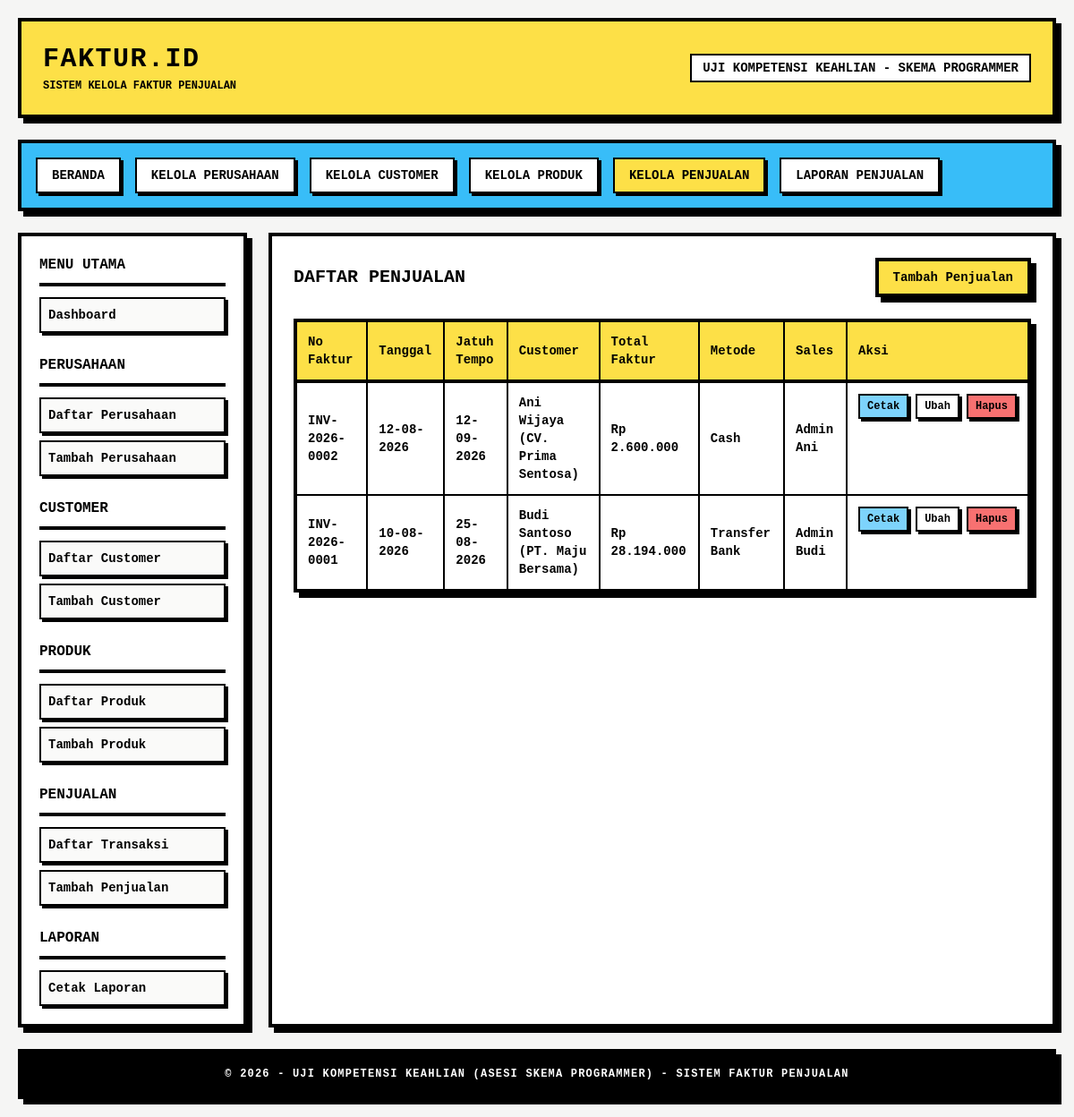
The app's page /index.php?page=penjualan with its own data.
### tables this page shows
CREATE TABLE IF NOT EXISTS `faktur` (
  `no_faktur` VARCHAR(50) PRIMARY KEY,
  `tgl_faktur` DATE NOT NULL,
  `due_date` DATE NOT NULL,
  `metode_bayar` VARCHAR(50) NOT NULL,
  `ppn` DECIMAL(5,2) DEFAULT 0.00,
  `dp` DECIMAL(12,2) DEFAULT 0.00,
  `grand_total` DECIMAL(12,2) NOT NULL,
  `user` VARCHAR(100) NOT NULL,
  `id_customer` INT NOT NULL,
  `id_perusahaan` INT NOT NULL,
  FOREIGN KEY (`id_customer`) REFERENCES `customer`(`id_customer`) ON DELETE CASCADE,
  FOREIGN KEY (`id_perusahaan`) REFERENCES `perusahaan`(`id_perusahaan`) ON DELETE CASCADE
);

CREATE TABLE IF NOT EXISTS `customer` (
  `id_customer` INT AUTO_INCREMENT PRIMARY KEY,
  `nama_customer` VARCHAR(150) NOT NULL,
  `perusahaan_cust` VARCHAR(150) NOT NULL,
  `alamat` TEXT NOT NULL
);

### config.php (called while the page is built, shortened)
<?php
function formatRupiah($angka) {
    return "Rp " . number_format($angka, 0, ',', '.');
}
function formatDate($date) {
    return date('d-m-Y', strtotime($date));
}
?>

### penjualan.php (the view, shortened to what this page needs)
<?php
$action = isset($_GET['action']) ? $_GET['action'] : 'list';
if ($action == 'list') {
    $result = $conn->query("SELECT f.*, c.nama_customer, c.perusahaan_cust, p.nama_perusahaan FROM faktur f JOIN customer c ON f.id_customer = c.id_customer JOIN perusahaan p ON f.id_perusahaan = p.id_perusahaan ORDER BY f.tgl_faktur DESC");
    ?>
    <div class="flex justify-between items-center mb-6">
        <h2 class="text-xl font-black uppercase">Daftar Penjualan</h2>
        <a href="index.php?page=penjualan&action=add" class="px-4 py-2 border-4 border-black bg-yellow-300 shadow-brutal text-sm">Tambah Penjualan</a>
    </div>
    <table class="w-full border-4 border-black shadow-brutal text-sm">
        <thead>
            <tr class="bg-yellow-300 border-b-4 border-black text-left">
                <th class="p-3 border-r-2 border-black">No Faktur</th>
                <th class="p-3 border-r-2 border-black">Tanggal</th>
                <th class="p-3 border-r-2 border-black">Jatuh Tempo</th>
                <th class="p-3 border-r-2 border-black">Customer</th>
                <th class="p-3 border-r-2 border-black">Total Faktur</th>
                <th class="p-3 border-r-2 border-black">Metode</th>
                <th class="p-3 border-r-2 border-black">Sales</th>
                <th class="p-3">Aksi</th>
            </tr>
        </thead>
        <tbody>
            <?php if ($result->num_rows > 0): while ($row = $result->fetch_assoc()): ?>
                <tr class="border-b-2 border-black hover:bg-stone-50">
                    <td class="p-3 border-r-2 border-black"><?php echo htmlspecialchars($row['no_faktur']); ?></td>
                    <td class="p-3 border-r-2 border-black"><?php echo formatDate($row['tgl_faktur']); ?></td>
                    <td class="p-3 border-r-2 border-black"><?php echo formatDate($row['due_date']); ?></td>
                    <td class="p-3 border-r-2 border-black"><?php echo htmlspecialchars($row['nama_customer'] . " (" . $row['perusahaan_cust'] . ")"); ?></td>
                    <td class="p-3 border-r-2 border-black"><?php echo formatRupiah($row['grand_total']); ?></td>
                    <td class="p-3 border-r-2 border-black"><?php echo htmlspecialchars($row['metode_bayar']); ?></td>
                    <td class="p-3 border-r-2 border-black"><?php echo htmlspecialchars($row['user']); ?></td>
                    <td class="p-3 flex gap-2">
                        <a href="index.php?page=penjualan&action=cetak&id=<?php echo urlencode($row['no_faktur']); ?>" class="px-2 py-1 border-2 border-black bg-sky-300 text-xs shadow-brutal-sm">Cetak</a>
                        <a href="index.php?page=penjualan&action=edit&id=<?php echo urlencode($row['no_faktur']); ?>" class="px-2 py-1 border-2 border-black bg-white text-xs shadow-brutal-sm">Ubah</a>
                        <a href="index.php?page=penjualan&action=delete&id=<?php echo urlencode($row['no_faktur']); ?>" class="px-2 py-1 border-2 border-black bg-red-400 text-xs shadow-brutal-sm" onclick="return confirm('Hapus transaksi? Stok dikembalikan.')">Hapus</a>
                    </td>
                </tr>
            <?php endwhile; else: ?>
                <tr><td colspan="8" class="p-3 text-center">Belum ada transaksi.</td></tr>
            <?php endif; ?>
        </tbody>
    </table>
<?php
} ?>

### layout_header.php (shortened to what this page needs)
<!DOCTYPE html>
<html lang="id">
<head>
    <script src="https://cdn.tailwindcss.com"></script>
</head>
<body class="bg-stone-100 text-black p-5 min-h-screen flex flex-col gap-6">
    <div class="flex flex-col gap-6 flex-grow max-w-7xl mx-auto w-full">
        <header class="bg-yellow-300 border-4 border-black p-6 shadow-brutal flex flex-col md:flex-row justify-between items-start md:items-center gap-4">
            <div>
                <h1 class="text-3xl font-black tracking-wider">FAKTUR.ID</h1>
                <p class="text-xs mt-1 uppercase">Sistem Kelola Faktur Penjualan</p>
            </div>
            <div class="bg-white border-2 border-black px-3 py-1 text-sm uppercase">
                UJI KOMPETENSI KEAHLIAN - SKEMA PROGRAMMER
            </div>
        </header>
        <nav class="bg-sky-400 border-4 border-black p-4 shadow-brutal flex flex-wrap gap-4 no-print">
            <a href="index.php" class="px-4 py-2 border-2 border-black bg-white hover:bg-yellow-300 shadow-brutal-sm active:translate-x-[2px] active:translate-y-[2px] active:shadow-none transition-all uppercase text-sm <?php echo (!isset($_GET['page']) || $_GET['page'] == 'home') ? 'bg-yellow-300' : ''; ?>">Beranda</a>
            <a href="index.php?page=perusahaan" class="px-4 py-2 border-2 border-black bg-white hover:bg-yellow-300 shadow-brutal-sm active:translate-x-[2px] active:translate-y-[2px] active:shadow-none transition-all uppercase text-sm <?php echo (isset($_GET['page']) && $_GET['page'] == 'perusahaan') ? 'bg-yellow-300' : ''; ?>">Kelola Perusahaan</a>
            <a href="index.php?page=customer" class="px-4 py-2 border-2 border-black bg-white hover:bg-yellow-300 shadow-brutal-sm active:translate-x-[2px] active:translate-y-[2px] active:shadow-none transition-all uppercase text-sm <?php echo (isset($_GET['page']) && $_GET['page'] == 'customer') ? 'bg-yellow-300' : ''; ?>">Kelola Customer</a>
            <a href="index.php?page=produk" class="px-4 py-2 border-2 border-black bg-white hover:bg-yellow-300 shadow-brutal-sm active:translate-x-[2px] active:translate-y-[2px] active:shadow-none transition-all uppercase text-sm <?php echo (isset($_GET['page']) && $_GET['page'] == 'produk') ? 'bg-yellow-300' : ''; ?>">Kelola Produk</a>
            <a href="index.php?page=penjualan" class="px-4 py-2 border-2 border-black bg-white hover:bg-yellow-300 shadow-brutal-sm active:translate-x-[2px] active:translate-y-[2px] active:shadow-none transition-all uppercase text-sm <?php echo (isset($_GET['page']) && $_GET['page'] == 'penjualan') ? 'bg-yellow-300' : ''; ?>">Kelola Penjualan</a>
            <a href="index.php?page=laporan" class="px-4 py-2 border-2 border-black bg-white hover:bg-yellow-300 shadow-brutal-sm active:translate-x-[2px] active:translate-y-[2px] active:shadow-none transition-all uppercase text-sm <?php echo (isset($_GET['page']) && $_GET['page'] == 'laporan') ? 'bg-yellow-300' : ''; ?>">Laporan Penjualan</a>
        </nav>
        <div class="flex flex-col md:flex-row gap-6 flex-grow">
            <aside class="w-full md:w-64 bg-white border-4 border-black p-5 shadow-brutal flex flex-col gap-6 no-print shrink-0">
                <div>
                    <h3 class="border-b-4 border-black pb-2 text-md font-black uppercase">Menu Utama</h3>
                    <ul class="flex flex-col gap-2 mt-3">
                        <li><a href="index.php" class="block p-2 border-2 border-black bg-stone-50 hover:bg-red-300 shadow-brutal-sm text-sm <?php echo (!isset($_GET['page']) || $_GET['page'] == 'home') ? 'bg-red-300' : ''; ?>">Dashboard</a></li>
                    </ul>
                </div>
                <div>
                    <h3 class="border-b-4 border-black pb-2 text-md font-black uppercase">Perusahaan</h3>
                    <ul class="flex flex-col gap-2 mt-3">
                        <li><a href="index.php?page=perusahaan" class="block p-2 border-2 border-black bg-stone-50 hover:bg-red-300 shadow-brutal-sm text-sm <?php echo (isset($_GET['page']) && $_GET['page'] == 'perusahaan' && !isset($_GET['action'])) ? 'bg-red-300' : ''; ?>">Daftar Perusahaan</a></li>
                        <li><a href="index.php?page=perusahaan&action=add" class="block p-2 border-2 border-black bg-stone-50 hover:bg-red-300 shadow-brutal-sm text-sm <?php echo (isset($_GET['page']) && $_GET['page'] == 'perusahaan' && isset($_GET['action']) && $_GET['action'] == 'add') ? 'bg-red-300' : ''; ?>">Tambah Perusahaan</a></li>
                    </ul>
                </div>
                <div>
                    <h3 class="border-b-4 border-black pb-2 text-md font-black uppercase">Customer</h3>
                    <ul class="flex flex-col gap-2 mt-3">
                        <li><a href="index.php?page=customer" class="block p-2 border-2 border-black bg-stone-50 hover:bg-red-300 shadow-brutal-sm text-sm <?php echo (isset($_GET['page']) && $_GET['page'] == 'customer' && !isset($_GET['action'])) ? 'bg-red-300' : ''; ?>">Daftar Customer</a></li>
                        <li><a href="index.php?page=customer&action=add" class="block p-2 border-2 border-black bg-stone-50 hover:bg-red-300 shadow-brutal-sm text-sm <?php echo (isset($_GET['page']) && $_GET['page'] == 'customer' && isset($_GET['action']) && $_GET['action'] == 'add') ? 'bg-red-300' : ''; ?>">Tambah Customer</a></li>
                    </ul>
                </div>
                <div>
                    <h3 class="border-b-4 border-black pb-2 text-md font-black uppercase">Produk</h3>
                    <ul class="flex flex-col gap-2 mt-3">
                        <li><a href="index.php?page=produk" class="block p-2 border-2 border-black bg-stone-50 hover:bg-red-300 shadow-brutal-sm text-sm <?php echo (isset($_GET['page']) && $_GET['page'] == 'produk' && !isset($_GET['action'])) ? 'bg-red-300' : ''; ?>">Daftar Produk</a></li>
                        <li><a href="index.php?page=produk&action=add" class="block p-2 border-2 border-black bg-stone-50 hover:bg-red-300 shadow-brutal-sm text-sm <?php echo (isset($_GET['page']) && $_GET['page'] == 'produk' && isset($_GET['action']) && $_GET['action'] == 'add') ? 'bg-red-300' : ''; ?>">Tambah Produk</a></li>
                    </ul>
                </div>
                <div>
                    <h3 class="border-b-4 border-black pb-2 text-md font-black uppercase">Penjualan</h3>
                    <ul class="flex flex-col gap-2 mt-3">
                        <li><a href="index.php?page=penjualan" class="block p-2 border-2 border-black bg-stone-50 hover:bg-red-300 shadow-brutal-sm text-sm <?php echo (isset($_GET['page']) && $_GET['page'] == 'penjualan' && !isset($_GET['action'])) ? 'bg-red-300' : ''; ?>">Daftar Transaksi</a></li>
                        <li><a href="index.php?page=penjualan&action=add" class="block p-2 border-2 border-black bg-stone-50 hover:bg-red-300 shadow-brutal-sm text-sm <?php echo (isset($_GET['page']) && $_GET['page'] == 'penjualan' && isset($_GET['action']) && $_GET['action'] == 'add') ? 'bg-red-300' : ''; ?>">Tambah Penjualan</a></li>
                    </ul>
                </div>
                <div>
                    <h3 class="border-b-4 border-black pb-2 text-md font-black uppercase">Laporan</h3>
                    <ul class="flex flex-col gap-2 mt-3">
                        <li><a href="index.php?page=laporan" class="block p-2 border-2 border-black bg-stone-50 hover:bg-red-300 shadow-brutal-sm text-sm <?php echo (isset($_GET['page']) && $_GET['page'] == 'laporan') ? 'bg-red-300' : ''; ?>">Cetak Laporan</a></li>
                    </ul>
                </div>
            </aside>
            <main class="flex-grow bg-white border-4 border-black p-6 shadow-brutal overflow-x-auto">

### index.php (shortened to what this page needs)
<?php
require_once 'config.php';
require_once 'layout_header.php';
$page = isset($_GET['page']) ? $_GET['page'] : 'home';
switch ($page) {
    case 'penjualan':
        require_once 'penjualan.php';
        break;
        ?>
        <?php
}
require_once 'layout_footer.php';
?>

### layout_footer.php
            </main>
        </div>
        <footer class="bg-black text-white border-4 border-black p-4 text-center shadow-brutal no-print text-xs tracking-widest uppercase">
            &copy; 2026 - Uji Kompetensi Keahlian (Asesi Skema Programmer) - Sistem Faktur Penjualan
        </footer>
    </div>
</body>
</html>

### layout_header.php (style rules this page uses)
body { font-family: 'Courier New', Courier, monospace; font-weight: 900; }

### records on screen
faktur: no_faktur "INV-2026-0002", tgl_faktur "12-08-2026", due_date "12-09-2026", id_customer.perusahaan_cust "Ani Wijaya (CV. Prima Sentosa)", grand_total "Rp 2.600.000", metode_bayar "Cash", user "Admin Ani"
faktur: no_faktur "INV-2026-0001", tgl_faktur "10-08-2026", due_date "25-08-2026", id_customer.perusahaan_cust "Budi Santoso (PT. Maju Bersama)", grand_total "Rp 28.194.000", metode_bayar "Transfer Bank", user "Admin Budi"
